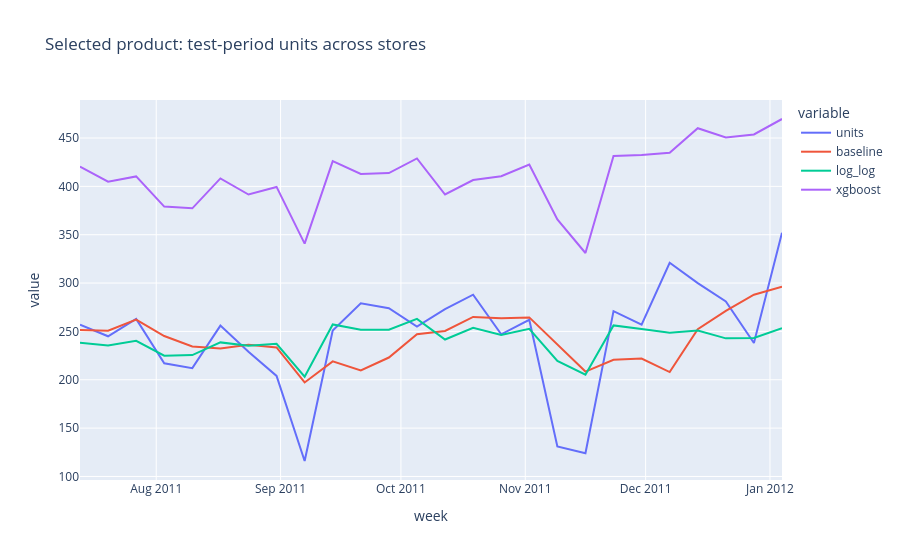

Notebook cell for this chart:
### Markdown cell above
## Inspect errors instead of only one headline score
Model ranking may vary by product, and aggregate performance can conceal weak products. The test period is reported after model choices are fixed.

### Code cell
predictions = pd.read_parquet(ARTIFACTS / summary["version"] / "predictions.parquet")
selected = predictions.query("product_id == @product_id and split == 'test'")
weekly = selected.groupby("week", as_index=False)[["units", "baseline", "log_log", "xgboost"]].sum()
px.line(weekly, x="week", y=["units", "baseline", "log_log", "xgboost"], title="Selected product: test-period units across stores").show(renderer="plotly_mimetype")
display(pd.DataFrame(summary["metrics"]["test"]["by_product"][product_id]).T)
